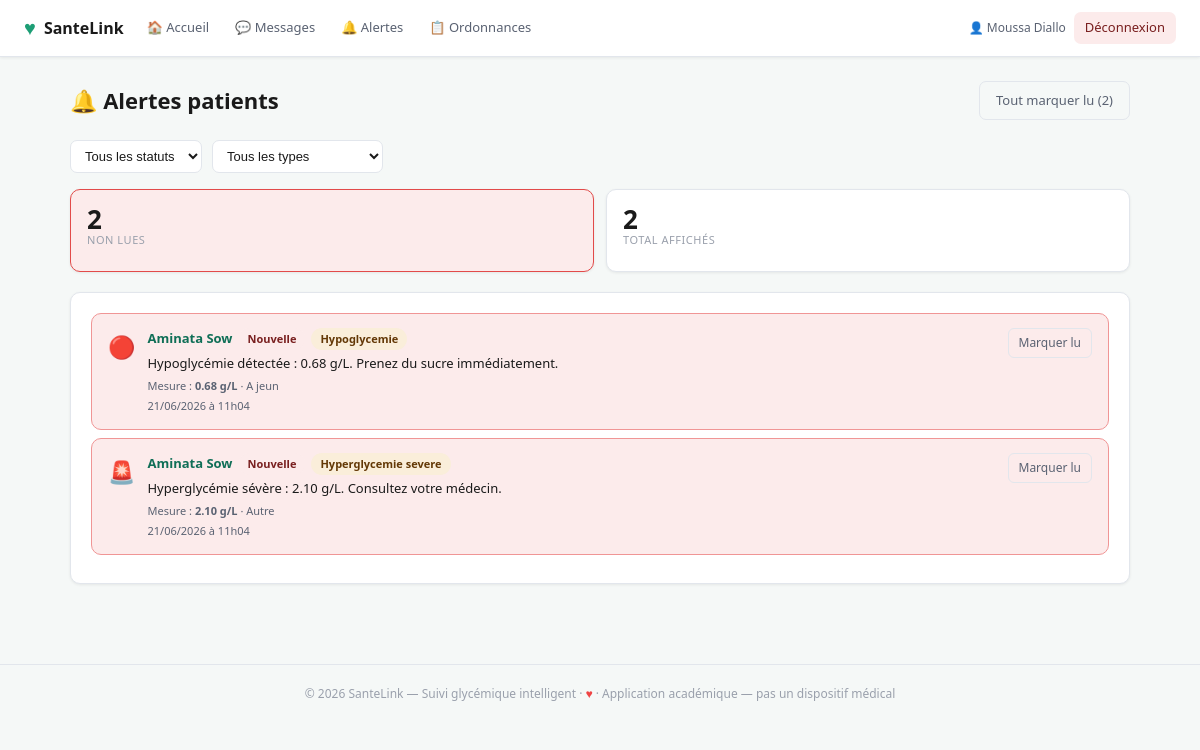
Page /medecin/alertes.php (signed in) on the committed database.
### tables this page shows
CREATE TABLE IF NOT EXISTS alerte (
    id_alerte       INT UNSIGNED AUTO_INCREMENT PRIMARY KEY,
    id_patient      INT UNSIGNED NOT NULL,
    id_mesure       INT UNSIGNED DEFAULT NULL,
    type_alerte     ENUM('Hypoglycemie','Hyperglycemie','Hyperglycemie severe') NOT NULL,
    message         TEXT         NOT NULL,
    statut          ENUM('Non lue','Lue') DEFAULT 'Non lue',
    date_heure      DATETIME     DEFAULT CURRENT_TIMESTAMP,
    FOREIGN KEY (id_patient) REFERENCES patient(id_patient) ON DELETE CASCADE,
    FOREIGN KEY (id_mesure)  REFERENCES mesure_glycemie(id_mesure) ON DELETE SET NULL,
    INDEX idx_patient_statut (id_patient, statut)
);

CREATE TABLE IF NOT EXISTS patient (
    id_patient      INT UNSIGNED AUTO_INCREMENT PRIMARY KEY,
    nom             VARCHAR(80)  NOT NULL,
    prenom          VARCHAR(80)  NOT NULL,
    email           VARCHAR(150) NOT NULL UNIQUE,
    mot_de_passe    VARCHAR(255) NOT NULL,            
    date_naissance  DATE         NOT NULL,
    sexe            ENUM('M','F') NOT NULL,
    type_diabete    ENUM('Type 1','Type 2','Gestationnel','LADA','Autre') DEFAULT 'Type 2',
    telephone       VARCHAR(20)  DEFAULT NULL,
    date_inscription DATETIME    DEFAULT CURRENT_TIMESTAMP
);

CREATE TABLE IF NOT EXISTS mesure_glycemie (
    id_mesure       INT UNSIGNED AUTO_INCREMENT PRIMARY KEY,
    id_patient      INT UNSIGNED NOT NULL,
    valeur_glycemie DECIMAL(5,2) NOT NULL
                    CHECK (valeur_glycemie BETWEEN 0.10 AND 6.00),
    date_heure      DATETIME     NOT NULL,
    contexte        ENUM('A jeun','Post-repas','Avant sport','Apres sport','Autre')
                    NOT NULL DEFAULT 'A jeun',
    commentaire     TEXT         DEFAULT NULL,
    FOREIGN KEY (id_patient) REFERENCES patient(id_patient) ON DELETE CASCADE,
    INDEX idx_patient_date (id_patient, date_heure)
);

### includes/session.php (called while the page is built, shortened)
<?php
function estConnecte(): bool {
    return isset($_SESSION['user_id']) && isset($_SESSION['user_role']);
}

### includes/fonctions.php (called while the page is built, shortened)
<?php
function esc(string $val): string {
    return htmlspecialchars($val, ENT_QUOTES, 'UTF-8');
}
function dateFR(string $datetime): string {
    return (new DateTime($datetime))->format('d/m/Y à H\hi');
}

### medecin/alertes.php (the view, shortened to what this page needs)
<?php
require_once __DIR__ . '/../includes/session.php';
require_once __DIR__ . '/../includes/fonctions.php';
$idMedecin = (int) $_SESSION['user_id'];
$pdo       = getDB();
$filtreStatut = in_array($_GET['statut'] ?? '', ['Non lue', 'Lue']) ? $_GET['statut'] : null;
$filtreType   = trim($_GET['type'] ?? '');
$whereClauses = ['s.id_medecin = :im'];
$params       = [':im' => $idMedecin];
$where = implode(' AND ', $whereClauses);
$stmt = $pdo->prepare("
    SELECT a.id_alerte, a.type_alerte, a.message, a.statut, a.date_heure,
           p.id_patient, p.nom, p.prenom,
           m.valeur_glycemie, m.contexte
    FROM   alerte a
    JOIN   patient p ON p.id_patient = a.id_patient
    JOIN   suivi   s ON s.id_patient = a.id_patient
    LEFT   JOIN mesure_glycemie m ON m.id_mesure = a.id_mesure
    WHERE  $where
    ORDER  BY a.statut = 'Non lue' DESC, a.date_heure DESC
    LIMIT  100
");
$stmt->execute($params);
$alertes = $stmt->fetchAll();
$stmtCount = $pdo->prepare("
    SELECT COUNT(*) FROM alerte a
    JOIN suivi s ON s.id_patient = a.id_patient
    WHERE s.id_medecin = :im AND a.statut = 'Non lue'
");
$stmtCount->execute([':im' => $idMedecin]);
$nbNonLues = (int) $stmtCount->fetchColumn();
require_once __DIR__ . '/../includes/header.php';
?>
<div class="page-header">
    <h1>🔔 Alertes patients</h1>
    <?php if ($nbNonLues > 0): ?>
        <a href="?tout_lire=1" class="btn-secondary"
           onclick="return confirm('Marquer toutes les alertes comme lues ?')">
            Tout marquer lu (<?= $nbNonLues ?>)
        </a>
    <?php endif; ?>
</div>
<div class="filter-bar">
    <form method="GET" style="display:flex;gap:10px;flex-wrap:wrap;align-items:center">
        <select name="statut" onchange="this.form.submit()">
            <option value="">Tous les statuts</option>
        </select>
        <select name="type" onchange="this.form.submit()">
            <option value="">Tous les types</option>
        </select>
    </form>
</div>
<div class="stats-row" style="margin-bottom:20px">
    <div class="stat-card <?= $nbNonLues > 0 ? 'stat-danger' : 'stat-success' ?>">
        <div class="stat-value"><?= $nbNonLues ?></div>
        <div class="stat-label">Non lue<?= $nbNonLues > 1 ? 's' : '' ?></div>
    </div>
    <div class="stat-card">
        <div class="stat-value"><?= count($alertes) ?></div>
        <div class="stat-label">Total affiché<?= count($alertes) > 1 ? 's' : '' ?></div>
    </div>
</div>
<div class="section-card">
    <?php if (empty($alertes)): ?>
        <div class="empty-state">
            <div style="font-size:3rem">✅</div>
            <p>Aucune alerte<?= $filtreStatut || $filtreType ? ' pour ce filtre' : '' ?>.</p>
        </div>
    <?php else: ?>
        <?php foreach ($alertes as $a):
            $isNew   = $a['statut'] === 'Non lue';
            $iconMap = [
                'Hypoglycemie'        => '🔴',
                'Hyperglycemie'       => '🟠',
                'Hyperglycemie severe'=> '🚨',
            ];
            $icon = $iconMap[$a['type_alerte']] ?? '⚠️';
        ?>
        <div class="alerte-card <?= $isNew ? 'alerte-new' : 'alerte-lue' ?>">
            <div class="alerte-icon"><?= $icon ?></div>
            <div class="alerte-body">
                <div class="alerte-patient">
                    <a href="/medecin/patient_detail.php?id=<?= $a['id_patient'] ?>">
                        <?= esc($a['prenom'] . ' ' . $a['nom']) ?>
                    </a>
                    <span class="badge <?= $isNew ? 'badge-danger' : 'badge-gray' ?>">
                        <?= $isNew ? 'Nouvelle' : 'Lue' ?>
                    </span>
                    <span class="badge badge-warning"><?= esc($a['type_alerte']) ?></span>
                </div>
                <div class="alerte-msg"><?= esc($a['message']) ?></div>
                <?php if ($a['valeur_glycemie']): ?>
                    <div class="alerte-meta">
                        Mesure : <strong><?= $a['valeur_glycemie'] ?> g/L</strong>
                        <?= $a['contexte'] ? '· ' . esc($a['contexte']) : '' ?>
                    </div>
                <?php endif; ?>
                <div class="alerte-date text-muted">
                    <?= dateFR($a['date_heure']) ?>
                </div>
            </div>
            <?php if ($isNew): ?>
            <div style="margin-left:auto;padding-left:12px">
                <a href="?lue=<?= $a['id_alerte'] ?><?= $filtreStatut ? '&statut=' . urlencode($filtreStatut) : '' ?>"
                   class="btn-secondary btn-sm">Marquer lu</a>
            </div>
            <?php endif; ?>
        </div>
        <?php endforeach; ?>
    <?php endif; ?>
</div>
<?php require_once __DIR__ . '/../includes/footer.php'; ?>

### includes/header.php (shortened to what this page needs)
<?php
require_once __DIR__ . '/fonctions.php';
$role    = $_SESSION['user_role'] ?? '';
$nomUser = $_SESSION['user_nom']  ?? '';
$nbAlertes  = 0;
$nbMessages = 0;
if (isset($_SESSION['user_id'])) {
    $nbMessages = getNbMessagesNonLus((int) $_SESSION['user_id'], $role);
}
?>
<!DOCTYPE html>
<html lang="fr">
<head>
    <link rel="stylesheet" href="/assets/css/style.css">
</head>
<body>
<?php if (estConnecte()): ?>
<nav class="navbar">
    <a href="/<?= $role ?>/dashboard.php" class="nav-brand">
        <span class="nav-logo">♥</span> SanteLink
    </a>
    <div class="nav-links">
        <?php if ($role === 'patient'): ?>
            <a href="/patient/dashboard.php"   class="nav-link">🏠 Accueil</a>
            <a href="/patient/mesure_form.php" class="nav-link">➕ Mesure</a>
            <a href="/patient/historique.php"  class="nav-link">📈 Historique</a>
            <a href="/patient/alertes.php"     class="nav-link">
                🔔 Alertes
                <?php if ($nbAlertes > 0): ?>
                    <span class="badge badge-danger badge-sm"><?= $nbAlertes ?></span>
                <?php endif; ?>
            </a>
            <a href="/patient/traitements.php" class="nav-link">💊 Traitements</a>
            <a href="/patient/ia_risque.php"   class="nav-link">🤖 IA Risque</a>
            <a href="/messagerie/boite.php"    class="nav-link">
                💬 Messages
                <?php if ($nbMessages > 0): ?>
                    <span class="badge badge-danger badge-sm"><?= $nbMessages ?></span>
                <?php endif; ?>
            </a>
            <a href="/patient/rapport.php"                   class="nav-link">📄 Rapport</a>
            <a href="/patient/rappels.php"                        class="nav-link">⏰ Rappels</a>
            <a href="/patient/preferences_notifications.php" class="nav-link">⚙️ Notifs</a>
            <a href="/patient/securite.php"                  class="nav-link">🔒 Sécurité</a>
        <?php elseif ($role === 'medecin'): ?>
            <a href="/medecin/dashboard.php"    class="nav-link">🏠 Accueil</a>
            <a href="/messagerie/boite.php"    class="nav-link">
                💬 Messages
            </a>
            <a href="/medecin/alertes.php"      class="nav-link">🔔 Alertes</a>
            <a href="/medecin/ordonnances.php"  class="nav-link">📋 Ordonnances</a>
        <?php endif; ?>
    </div>
    <div class="nav-user">
        <span class="nav-username">👤 <?= esc($nomUser) ?></span>
        <a href="/auth/logout.php" class="nav-link nav-logout">Déconnexion</a>
    </div>
</nav>
<?php endif; ?>
<main class="main-content">

### includes/footer.php
</main>
<footer class="footer">
    <p>© <?= date('Y') ?> SanteLink — Suivi glycémique intelligent
       · <span style="color:#ef4444">♥</span>
       · Application académique — pas un dispositif médical
    </p>
</footer>
</body>
</html>

### assets/css/style.css (style rules this page uses)
:root { --green: #1D9E75; --green-l: #E1F5EE; --green-d: #0F6E56; --red: #E24B4A; --red-l: #FCEBEB; --red-d: #791F1F; --amber: #EF9F27; --amber-l: #FAEEDA; --amber-d: #633806; --blue: #185FA5; --blue-l: #E6F1FB; --blue-d: #0E3F6E; --bg: #F5F8F7; --bg2: #fff; --txt: #1A1A1A; --txt2: #5A6272; --txt3: #9AA0AC; --border: #E2E6EC; --radius: 10px; --shadow: 0 1px 3px rgba(0,0,0,.07); }
* { box-sizing: border-box; margin: 0; padding: 0; }
body { font-family: 'DM Sans', system-ui, sans-serif; background: var(--bg); color: var(--txt); line-height: 1.5; }
a { color: var(--green-d); text-decoration: none; }
.navbar { background: var(--bg2); border-bottom: 1px solid var(--border); padding: 12px 24px; display: flex; align-items: center; justify-content: space-between; position: sticky; top: 0; z-index: 100; box-shadow: var(--shadow); gap: 12px; }
.nav-brand { display: flex; align-items: center; gap: 8px; font-size: 16px; font-weight: 700; color: var(--txt); text-decoration: none; }
.nav-logo { color: var(--green); font-size: 20px; }
.nav-links { display: flex; align-items: center; gap: 4px; flex-wrap: wrap; }
.nav-link { padding: 6px 11px; border-radius: 7px; color: var(--txt2); text-decoration: none; font-size: 13px; transition: all .15s; }
.nav-user { display: flex; align-items: center; gap: 8px; margin-left: auto; }
.nav-username { font-size: 12px; color: var(--txt2); white-space: nowrap; }
.nav-logout { background: var(--red-l) !important; color: var(--red-d) !important; }
.main-content { max-width: 1100px; margin: 0 auto; padding: 24px 20px; }
.page-header { display: flex; align-items: center; justify-content: space-between; margin-bottom: 20px; gap: 12px; flex-wrap: wrap; }
.page-header h1 { font-size: 22px; font-weight: 700; }
.stat-card { background: var(--bg2); border: 1px solid var(--border); border-radius: var(--radius); padding: 16px; box-shadow: var(--shadow); }
.stat-card.stat-danger { border-color: var(--red); background: var(--red-l); }
.stat-label { font-size: 11px; color: var(--txt3); text-transform: uppercase; letter-spacing: .05em; margin-bottom: 6px; }
.stat-value { font-size: 26px; font-weight: 700; line-height: 1; }
.stats-row { display: flex; gap: 12px; flex-wrap: wrap; }
.stats-row .stat-card { min-width: 100px; flex: 1; }
.chart-card, .section-card { background: var(--bg2); border: 1px solid var(--border); border-radius: var(--radius); padding: 20px; margin-bottom: 16px; box-shadow: var(--shadow); }
.badge { display: inline-flex; align-items: center; padding: 3px 9px; border-radius: 20px; font-size: 11px; font-weight: 600; white-space: nowrap; }
.badge-warning { background: var(--amber-l); color: var(--amber-d); }
.badge-danger { background: var(--red-l); color: var(--red-d); }
.text-muted { color: var(--txt2); }
.btn-secondary { display: inline-block; padding: 9px 16px; background: transparent; color: var(--txt2); border: 1px solid var(--border); border-radius: 7px; font-size: 13px; cursor: pointer; text-decoration: none; transition: all .15s; }
.btn-sm { padding: 5px 10px !important; font-size: 12px !important; border-radius: 6px !important; }
.alerte-card { display: flex; align-items: flex-start; gap: 12px; padding: 14px 16px; border-radius: var(--radius); margin-bottom: 8px; border: 1px solid; }
.alerte-new { background: var(--red-l); border-color: #F09595; }
.alerte-icon { font-size: 22px; flex-shrink: 0; padding-top: 2px; }
.alerte-body { flex: 1; min-width: 0; }
.alerte-patient { font-size: 13px; font-weight: 700; margin-bottom: 4px; display: flex; align-items: center; gap: 6px; flex-wrap: wrap; }
.alerte-msg { font-size: 13px; margin-bottom: 4px; }
.alerte-meta { font-size: 11px; color: var(--txt2); }
.alerte-date { font-size: 11px; margin-top: 4px; }
.filter-bar { margin-bottom: 16px; }
.filter-bar select { padding: 7px 10px; border: 1px solid var(--border); border-radius: 7px; font-size: 13px; background: var(--bg2); color: var(--txt); }
.footer { text-align: center; padding: 20px; font-size: 12px; color: var(--txt3); border-top: 1px solid var(--border); margin-top: 40px; }

### rows in the picture
alerte: type_alerte "🔴", id_patient.nom "Aminata Sow", statut "Nouvelle", type_alerte "Hypoglycemie", message "Hypoglycémie détectée : 0.68 g/L. Prenez du sucre immédiatement.", id_mesure.valeur_glycemie "0.68", id_mesure.contexte "A jeun", date_heure "21/06/2026 à 11h04"
alerte: type_alerte "🚨", id_patient.nom "Aminata Sow", statut "Nouvelle", type_alerte "Hyperglycemie severe", message "Hyperglycémie sévère : 2.10 g/L. Consultez votre médecin.", id_mesure.valeur_glycemie "2.10", id_mesure.contexte "Autre", date_heure "21/06/2026 à 11h04"

### other values in the picture
$nomUser "Moussa Diallo"
$nbNonLues "2"
count($alertes) "2"
